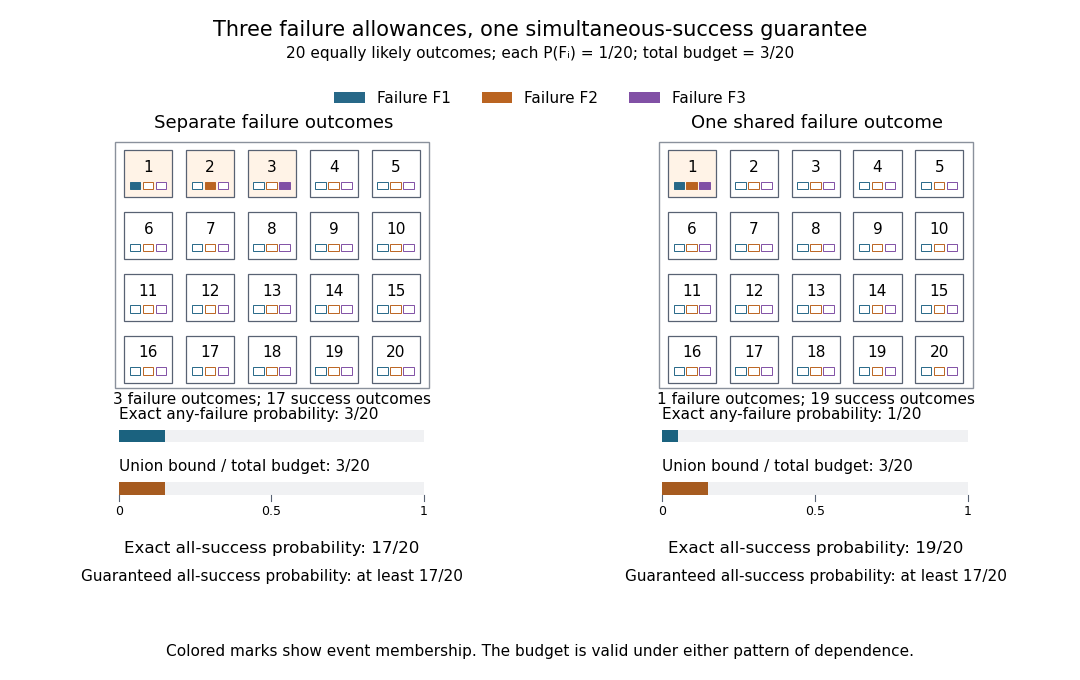

Write the Python code that produced this figure.
"""Draw finite failure-event budgets and their exact complements.

Run from _media. Tested with Python 3.14.4, matplotlib 3.10.7, numpy 2.3.5.
Every outcome has probability 1/20 in each of the two illustrative models.
"""

from fractions import Fraction
from pathlib import Path

import matplotlib.pyplot as plt
from matplotlib.patches import Patch, Rectangle
import numpy as np


def main():
    plt.rcParams.update({"font.size": 11, "font.family": "DejaVu Sans"})
    omega = set(range(1, 21))
    cases = [
        ("Separate failure outcomes", [{1}, {2}, {3}], Fraction(3, 20)),
        ("One shared failure outcome", [{1}, {1}, {1}], Fraction(1, 20)),
    ]
    colors = ["#276888", "#ba6421", "#8150a5"]
    fig, axes = plt.subplots(1, 2, figsize=(10.8, 6.8), facecolor="white")
    fig.subplots_adjust(left=0.04, right=0.97, bottom=0.10, top=0.80, wspace=0.18)
    fig.suptitle("Three failure allowances, one simultaneous-success guarantee", fontsize=15, y=0.97)
    fig.text(0.5, 0.915, "20 equally likely outcomes; each P(Fᵢ) = 1/20; total budget = 3/20", ha="center")
    fig.legend(handles=[Patch(facecolor=c, label=f"Failure F{i + 1}") for i, c in enumerate(colors)],
               loc="upper center", bbox_to_anchor=(0.5, 0.887), ncol=3, frameon=False)
    for ax, (title, events, expected) in zip(axes, cases, strict=True):
        union = set().union(*events)
        exact = Fraction(len(union), len(omega))
        budget = sum((Fraction(len(event), len(omega)) for event in events), Fraction())
        success = Fraction(len(omega - union), len(omega))
        assert exact == expected and budget == Fraction(3, 20)
        assert success == 1 - exact and success >= 1 - budget
        ax.set(xlim=(-0.65, 4.70), ylim=(-3.5, 4.2), aspect="equal")
        ax.axis("off")
        ax.set_title(title, fontsize=13, pad=6)
        ax.add_patch(Rectangle((-0.54, 0.12), 5.08, 3.98, facecolor="white", edgecolor="#8a919c", lw=1))
        for index, outcome in enumerate(sorted(omega)):
            x, y = index % 5, 3.55 - index // 5
            ax.add_patch(Rectangle((x - 0.39, y - 0.34), 0.78, 0.76,
                                   facecolor="#fff3e7" if outcome in union else "white",
                                   edgecolor="#586273", lw=0.9))
            ax.text(x, y + 0.14, str(outcome), ha="center", va="center", fontsize=11)
            for i, event in enumerate(events):
                ax.add_patch(Rectangle((x - 0.30 + 0.21 * i, y - 0.21), 0.17, 0.12,
                                       facecolor=colors[i] if outcome in event else "white",
                                       edgecolor=colors[i], lw=0.7))
        ax.text(2, -0.13, f"{len(union)} failure outcomes; {len(omega - union)} success outcomes", ha="center", fontsize=11)
        for y, value, label, color in [
            (-0.65, exact, "Exact any-failure probability", "#1b627f"),
            (-1.50, budget, "Union bound / total budget", "#a65b20"),
        ]:
            ax.text(-0.48, y + 0.28, f"{label}: {value}", fontsize=11)
            ax.add_patch(Rectangle((-0.48, y - 0.10), 4.94, 0.20, facecolor="#f0f1f3", edgecolor="none"))
            ax.add_patch(Rectangle((-0.48, y - 0.10), 4.94 * float(value), 0.20, facecolor=color, edgecolor="none"))
        for tick in np.array([0, 0.5, 1.0]):
            ax.plot([-0.48 + 4.94 * tick] * 2, [-1.70, -1.61], color="#586273", lw=0.8)
            ax.text(-0.48 + 4.94 * tick, -1.93, f"{tick:g}", ha="center", fontsize=9)
        ax.text(2, -2.55, f"Exact all-success probability: {success}", ha="center", fontsize=12)
        ax.text(2, -3.0, "Guaranteed all-success probability: at least 17/20", ha="center", fontsize=11)
    fig.text(0.5, 0.035, "Colored marks show event membership. The budget is valid under either pattern of dependence.",
             ha="center", fontsize=11)
    destination = Path.cwd() / (Path(__file__).stem + ".png")
    fig.savefig(destination, dpi=100, facecolor="white", transparent=False)
    plt.close(fig)
    print(destination)


if __name__ == "__main__":
    main()
